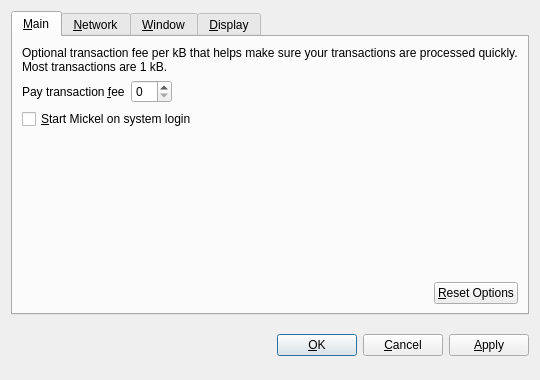
<?xml version="1.0" encoding="UTF-8"?>
<ui version="4.0">
 <class>OptionsDialog</class>
 <widget class="QDialog" name="OptionsDialog">
  <property name="geometry">
   <rect>
    <x>0</x>
    <y>0</y>
    <width>540</width>
    <height>380</height>
   </rect>
  </property>
  <property name="windowTitle">
   <string>Options</string>
  </property>
  <property name="modal">
   <bool>true</bool>
  </property>
  <layout class="QVBoxLayout" name="verticalLayout">
   <item>
    <widget class="QTabWidget" name="tabWidget">
     <property name="tabPosition">
      <enum>QTabWidget::North</enum>
     </property>
     <property name="currentIndex">
      <number>0</number>
     </property>
     <widget class="QWidget" name="tabMain">
      <attribute name="title">
       <string>&amp;Main</string>
      </attribute>
      <layout class="QVBoxLayout" name="verticalLayout_Main">
       <item>
        <widget class="QLabel" name="transactionFeeInfoLabel">
         <property name="text">
          <string>Optional transaction fee per kB that helps make sure your transactions are processed quickly. Most transactions are 1 kB.</string>
         </property>
         <property name="textFormat">
          <enum>Qt::PlainText</enum>
         </property>
         <property name="wordWrap">
          <bool>true</bool>
         </property>
        </widget>
       </item>
       <item>
        <layout class="QHBoxLayout" name="horizontalLayout_1_Main">
         <item>
          <widget class="QLabel" name="transactionFeeLabel">
           <property name="text">
            <string>Pay transaction &amp;fee</string>
           </property>
           <property name="textFormat">
            <enum>Qt::PlainText</enum>
           </property>
           <property name="buddy">
            <cstring>transactionFee</cstring>
           </property>
          </widget>
         </item>
         <item>
          <widget class="BitcoinAmountField" name="transactionFee"/>
         </item>
         <item>
          <spacer name="horizontalSpacer_1_Main">
           <property name="orientation">
            <enum>Qt::Horizontal</enum>
           </property>
           <property name="sizeHint" stdset="0">
            <size>
             <width>40</width>
             <height>20</height>
            </size>
           </property>
          </spacer>
         </item>
        </layout>
       </item>
       <item>
        <widget class="QCheckBox" name="bitcoinAtStartup">
         <property name="toolTip">
          <string>Automatically start Mickel after logging in to the system.</string>
         </property>
         <property name="text">
          <string>&amp;Start Mickel on system login</string>
         </property>
        </widget>
       </item>
       <item>
        <spacer name="verticalSpacer_Main">
         <property name="orientation">
          <enum>Qt::Vertical</enum>
         </property>
         <property name="sizeHint" stdset="0">
          <size>
           <width>20</width>
           <height>40</height>
          </size>
         </property>
        </spacer>
       </item>
       <item>
        <layout class="QHBoxLayout" name="horizontalLayout_2_Main">
         <item>
          <spacer name="horizontalSpacer_2_Main">
           <property name="orientation">
            <enum>Qt::Horizontal</enum>
           </property>
           <property name="sizeHint" stdset="0">
            <size>
             <width>40</width>
             <height>20</height>
            </size>
           </property>
          </spacer>
         </item>
         <item>
          <widget class="QPushButton" name="resetButton">
           <property name="toolTip">
            <string>Reset all client options to default.</string>
           </property>
           <property name="text">
            <string>&amp;Reset Options</string>
           </property>
           <property name="autoDefault">
            <bool>false</bool>
           </property>
          </widget>
         </item>
        </layout>
       </item>
      </layout>
     </widget>
     <widget class="QWidget" name="tabNetwork">
      <attribute name="title">
       <string>&amp;Network</string>
      </attribute>
      <layout class="QVBoxLayout" name="verticalLayout_Network">
       <item>
        <widget class="QCheckBox" name="mapPortUpnp">
         <property name="toolTip">
          <string>Automatically open the Mickel client port on the router. This only works when your router supports UPnP and it is enabled.</string>
         </property>
         <property name="text">
          <string>Map port using &amp;UPnP</string>
         </property>
        </widget>
       </item>
       <item>
        <widget class="QCheckBox" name="connectSocks">
         <property name="toolTip">
          <string>Connect to the Mickel network through a SOCKS proxy (e.g. when connecting through Tor).</string>
         </property>
         <property name="text">
          <string>&amp;Connect through SOCKS proxy:</string>
         </property>
        </widget>
       </item>
       <item>
        <layout class="QHBoxLayout" name="horizontalLayout_Network">
         <item>
          <widget class="QLabel" name="proxyIpLabel">
           <property name="text">
            <string>Proxy &amp;IP:</string>
           </property>
           <property name="textFormat">
            <enum>Qt::PlainText</enum>
           </property>
           <property name="buddy">
            <cstring>proxyIp</cstring>
           </property>
          </widget>
         </item>
         <item>
          <widget class="QValidatedLineEdit" name="proxyIp">
           <property name="maximumSize">
            <size>
             <width>140</width>
             <height>16777215</height>
            </size>
           </property>
           <property name="toolTip">
            <string>IP address of the proxy (e.g. 127.0.0.1)</string>
           </property>
          </widget>
         </item>
         <item>
          <widget class="QLabel" name="proxyPortLabel">
           <property name="text">
            <string>&amp;Port:</string>
           </property>
           <property name="textFormat">
            <enum>Qt::PlainText</enum>
           </property>
           <property name="buddy">
            <cstring>proxyPort</cstring>
           </property>
          </widget>
         </item>
         <item>
          <widget class="QLineEdit" name="proxyPort">
           <property name="maximumSize">
            <size>
             <width>55</width>
             <height>16777215</height>
            </size>
           </property>
           <property name="toolTip">
            <string>Port of the proxy (e.g. 9050)</string>
           </property>
          </widget>
         </item>
         <item>
          <widget class="QLabel" name="socksVersionLabel">
           <property name="text">
            <string>SOCKS &amp;Version:</string>
           </property>
           <property name="textFormat">
            <enum>Qt::PlainText</enum>
           </property>
           <property name="buddy">
            <cstring>socksVersion</cstring>
           </property>
          </widget>
         </item>
         <item>
          <widget class="QValueComboBox" name="socksVersion">
           <property name="toolTip">
            <string>SOCKS version of the proxy (e.g. 5)</string>
           </property>
          </widget>
         </item>
         <item>
          <spacer name="horizontalSpacer_Network">
           <property name="orientation">
            <enum>Qt::Horizontal</enum>
           </property>
           <property name="sizeHint" stdset="0">
            <size>
             <width>40</width>
             <height>20</height>
            </size>
           </property>
          </spacer>
         </item>
        </layout>
       </item>
       <item>
        <spacer name="verticalSpacer_Network">
         <property name="orientation">
          <enum>Qt::Vertical</enum>
         </property>
         <property name="sizeHint" stdset="0">
          <size>
           <width>20</width>
           <height>40</height>
          </size>
         </property>
        </spacer>
       </item>
      </layout>
     </widget>
     <widget class="QWidget" name="tabWindow">
      <attribute name="title">
       <string>&amp;Window</string>
      </attribute>
      <layout class="QVBoxLayout" name="verticalLayout_Window">
       <item>
        <widget class="QCheckBox" name="minimizeToTray">
         <property name="toolTip">
          <string>Show only a tray icon after minimizing the window.</string>
         </property>
         <property name="text">
          <string>&amp;Minimize to the tray instead of the taskbar</string>
         </property>
        </widget>
       </item>
       <item>
        <widget class="QCheckBox" name="minimizeOnClose">
         <property name="toolTip">
          <string>Minimize instead of exit the application when the window is closed. When this option is enabled, the application will be closed only after selecting Quit in the menu.</string>
         </property>
         <property name="text">
          <string>M&amp;inimize on close</string>
         </property>
        </widget>
       </item>
       <item>
        <spacer name="verticalSpacer_Window">
         <property name="orientation">
          <enum>Qt::Vertical</enum>
         </property>
         <property name="sizeHint" stdset="0">
          <size>
           <width>20</width>
           <height>40</height>
          </size>
         </property>
        </spacer>
       </item>
      </layout>
     </widget>
     <widget class="QWidget" name="tabDisplay">
      <attribute name="title">
       <string>&amp;Display</string>
      </attribute>
      <layout class="QVBoxLayout" name="verticalLayout_Display">
       <item>
        <layout class="QHBoxLayout" name="horizontalLayout_1_Display">
         <item>
          <widget class="QLabel" name="langLabel">
           <property name="text">
            <string>User Interface &amp;language:</string>
           </property>
           <property name="textFormat">
            <enum>Qt::PlainText</enum>
           </property>
           <property name="buddy">
            <cstring>lang</cstring>
           </property>
          </widget>
         </item>
         <item>
          <widget class="QValueComboBox" name="lang">
           <property name="toolTip">
            <string>The user interface language can be set here. This setting will take effect after restarting Mickel.</string>
           </property>
          </widget>
         </item>
        </layout>
       </item>
       <item>
        <layout class="QHBoxLayout" name="horizontalLayout_2_Display">
         <item>
          <widget class="QLabel" name="unitLabel">
           <property name="text">
            <string>&amp;Unit to show amounts in:</string>
           </property>
           <property name="textFormat">
            <enum>Qt::PlainText</enum>
           </property>
           <property name="buddy">
            <cstring>unit</cstring>
           </property>
          </widget>
         </item>
         <item>
          <widget class="QValueComboBox" name="unit">
           <property name="toolTip">
            <string>Choose the default subdivision unit to show in the interface and when sending coins.</string>
           </property>
          </widget>
         </item>
        </layout>
       </item>
       <item>
        <widget class="QCheckBox" name="displayAddresses">
         <property name="toolTip">
          <string>Whether to show Mickel addresses in the transaction list or not.</string>
         </property>
         <property name="text">
          <string>&amp;Display addresses in transaction list</string>
         </property>
        </widget>
       </item>
       <item>
        <widget class="QCheckBox" name="coinControlFeatures">
         <property name="toolTip">
          <string>Whether to show coin control features or not.</string>
         </property>
         <property name="text">
          <string>Display coin &amp;control features (experts only!)</string>
         </property>
        </widget>
       </item>
       <item>
        <spacer name="verticalSpacer_Display">
         <property name="orientation">
          <enum>Qt::Vertical</enum>
         </property>
         <property name="sizeHint" stdset="0">
          <size>
           <width>20</width>
           <height>40</height>
          </size>
         </property>
        </spacer>
       </item>
      </layout>
     </widget>
    </widget>
   </item>
   <item>
    <layout class="QHBoxLayout" name="horizontalLayout_Buttons">
     <item>
      <spacer name="horizontalSpacer_1">
       <property name="orientation">
        <enum>Qt::Horizontal</enum>
       </property>
       <property name="sizeHint" stdset="0">
        <size>
         <width>40</width>
         <height>48</height>
        </size>
       </property>
      </spacer>
     </item>
     <item>
      <widget class="QLabel" name="statusLabel">
       <property name="font">
        <font>
         <weight>75</weight>
         <bold>true</bold>
        </font>
       </property>
       <property name="text">
        <string/>
       </property>
       <property name="textFormat">
        <enum>Qt::PlainText</enum>
       </property>
       <property name="wordWrap">
        <bool>true</bool>
       </property>
      </widget>
     </item>
     <item>
      <spacer name="horizontalSpacer_2">
       <property name="orientation">
        <enum>Qt::Horizontal</enum>
       </property>
       <property name="sizeHint" stdset="0">
        <size>
         <width>40</width>
         <height>48</height>
        </size>
       </property>
      </spacer>
     </item>
     <item>
      <widget class="QPushButton" name="okButton">
       <property name="text">
        <string>&amp;OK</string>
       </property>
      </widget>
     </item>
     <item>
      <widget class="QPushButton" name="cancelButton">
       <property name="text">
        <string>&amp;Cancel</string>
       </property>
       <property name="autoDefault">
        <bool>false</bool>
       </property>
      </widget>
     </item>
     <item>
      <widget class="QPushButton" name="applyButton">
       <property name="text">
        <string>&amp;Apply</string>
       </property>
       <property name="autoDefault">
        <bool>false</bool>
       </property>
      </widget>
     </item>
    </layout>
   </item>
  </layout>
 </widget>
 <customwidgets>
  <customwidget>
   <class>BitcoinAmountField</class>
   <extends>QSpinBox</extends>
   <header>bitcoinamountfield.h</header>
  </customwidget>
  <customwidget>
   <class>QValueComboBox</class>
   <extends>QComboBox</extends>
   <header>qvaluecombobox.h</header>
  </customwidget>
  <customwidget>
   <class>QValidatedLineEdit</class>
   <extends>QLineEdit</extends>
   <header>qvalidatedlineedit.h</header>
  </customwidget>
 </customwidgets>
 <resources/>
 <connections/>
</ui>
